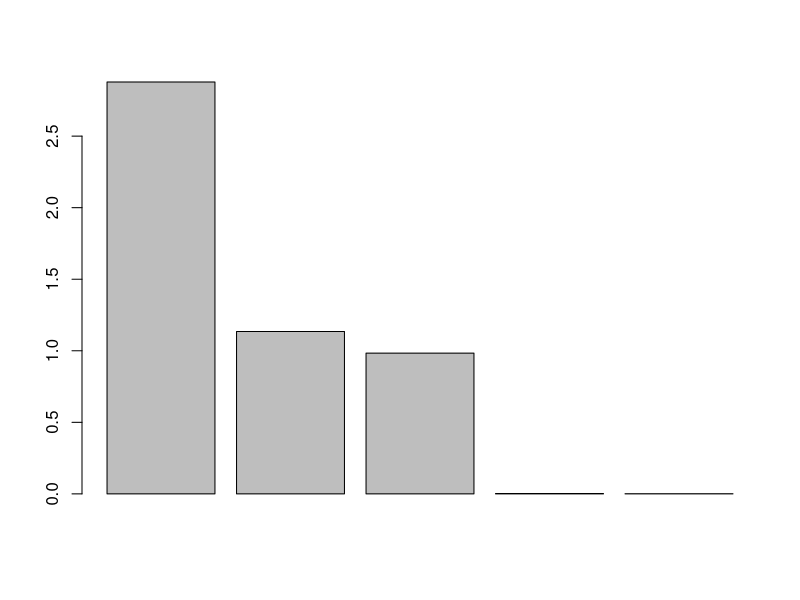

Recreate this plot in R. (Note: this script raises an error after producing the figure.)
X <- read.table(text=" math scie fran lati d-m
                jean 6.0 6.0 5.0 5.5 8.0
                aline 8.0 8.0 8.0 8.0 9.0
                annie 6.0 7.0 11.0 9.5 11.0
                monique 14.5 14.5 15.5 15.0 8.0
                didier 14.0 14.0 12.0 12.5 10.0
                andre 11.0 10.0 5.5 7.0 13.0
                pierre 5.5 7.0 14.0 11.5 10.0
                brigitte 13.0 12.5 8.5 9.5 12.0
                evelyne 9.0 9.5 12.5 12.0 18.0")


library(ade4)

acp <- dudi.pca(X,scannf=T)
VP <- eigen(as.matrix(t(acp$tab*acp$lw)) %*% as.matrix(acp$tab))
rbind(VP$values,acp$eig)
cbind(VP$vectors[,1],acp$c1[,1])
cbind(as.matrix(acp$tab)%*%as.matrix(VP$vectors[,1]),acp$li[,1])


library(wordcloud)
plot(0,0,type="n",xlim=c(-1.2, 1.2),ylim=c(-1.2,1.2), asp=1)
points(cos(seq(from=0,to=2*pi,length.out=100)),sin(seq(from=0,to=2*pi,length.out=100)),type='l')
points(acp$co[,1:2])
textplot(acp$co[,1],acp$co[,2],names(acp$tab),new=FALSE)
abline(v=0,h=0)
s.arrow(acp$co,add.plot=TRUE, label=NULL)

s.label(acp$li,xax=1,yax=2,clabel=1.5) #il y a des superpositions
title('Projections individus - axes 1&2')
textplot(acp$li[,1],acp$li[,2],rownames(X)) #vient du packages wordcloud et permet 
#qu'il n'y ait pas de superpositions


scatter(acp,posieig='bottomright')
library(scatterplot3d)
scatterplot3d(acp, y=NULL, z=NULL)
par(lwd=2)


t(t(acp$c1^2)*acp$eig)
t(apply(t(t(acp$c1^2)*acp$eig),1,cumsum))
round(t(apply(t(t(acp$c1^2)*acp$eig),1,cumsum))*100,2)
round(100*acp$c1^2,2)




#Avec le truc du prof
res.pca <- prcomp(X)
plot(res.pca)
lambda <- res.pca$sdev^2
barplot(cumsum(lambda)/sum(lambda))
#Le premier axe explqiue 57%, le deuxieme 82% et le 3e 99.9%
str(res.pca)
par(mfrow=c(2,2))
biplot(res.pca, choice = c(1,2), title= "axe 1 & 2")
abline(h=0,v=0)
biplot(res.pca, choice=c(1,3),title="axe 1 & 3")
abline(h=0,v=0)
biplot(res.pca, choice=c(2,3),title="axe 2 & 3")
abline(h=0,v=0)
par(mfrow=c(1,1))


#Faire une acp ?? la main

X <- scale(X, center=T)
n <- nrow(X)
S <- (1/n)*t(X)%*%X
#Equivalent S <- var(X)*(n-1)/n
lambda <- eigen(S)$values
U <- eigen(S)$vectors
C <- X%*%U
par(mfrow=c(2,1))
plot(C[,1:2], type="none")
text(C[,1:2],rownames(X))

textplot(acp$li[,1],acp$li[,2],rownames(X))



library(MASS)
data(crabs)
crabsquant <- crabs[,4:8]

acpcrab <- dudi.pca(crabsquant, scannf=T)
par(mfrow=c(1,1))
textplot(acpcrab$li[,2], acpcrab$li[,3],rownames(crabsquant))
textplot(acpcrab$li[,3], acpcrab$li[,4],rownames(crabsquant))
textplot(acpcrab$li[,2], acpcrab$li[,4],rownames(crabsquant))


plot(0,0,type="n",xlim=c(-1.2, 1.2),ylim=c(-1.2,1.2), asp=1)
points(cos(seq(from=0,to=2*pi,length.out=100)),sin(seq(from=0,to=2*pi,length.out=100)),type='l')
points(acpcrab$co[,2:3])
textplot(acpcrab$co[,2],acpcrab$co[,3],names(acpcrab$tab),new=FALSE)
abline(v=0,h=0)
s.arrow(acpcrab$co[2:3],add.plot=TRUE, label=NULL)

library(FactoMineR)

X <- data.frame(crabsquant,sp.sex=interaction(crabs$sp,crabs$sex))
res <- PCA(X, quali.sup = 6)
plot.PCA(res, col.ind=c("blue","orange", "blue4", "orange4")[X$sp.sex],axes=c(2:3))
#sp.sex range les individus par ordre alphabetique avec d'abord l'espece apres le sex

res <-prcomp(X[,1:5], scale.=TRUE)
library(ggplot2)
ggplot(data=data.frame(res$x), aes(x=PC2, y=PC3))+
  geom_point(colour=as.numeric(interaction(crabs$sp,crabs$sex)))+
  geom_vline(xintercept = 0)+
  geom_hline(yintercept = 0)+
  geom_density2d()
